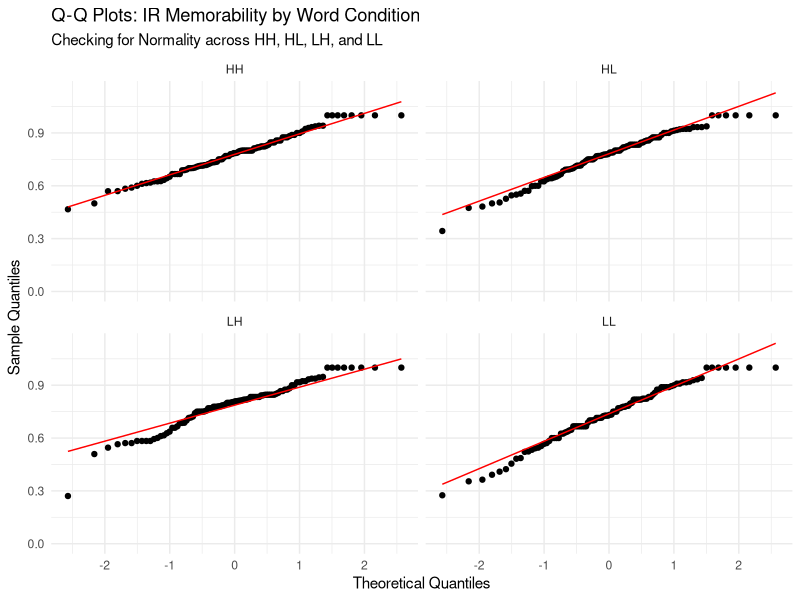
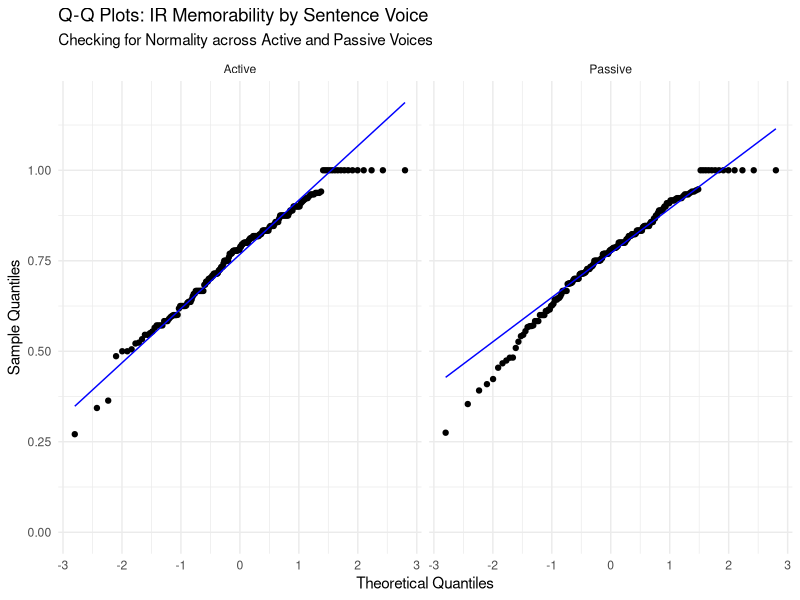
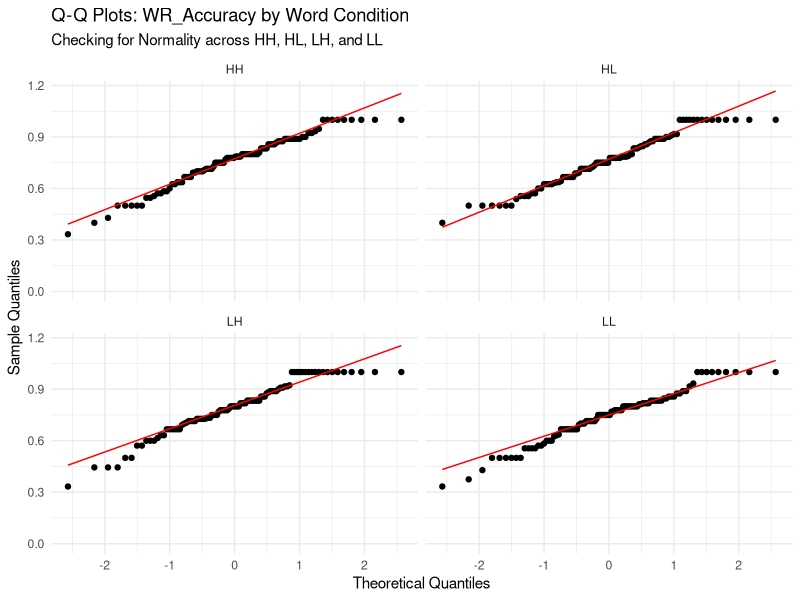
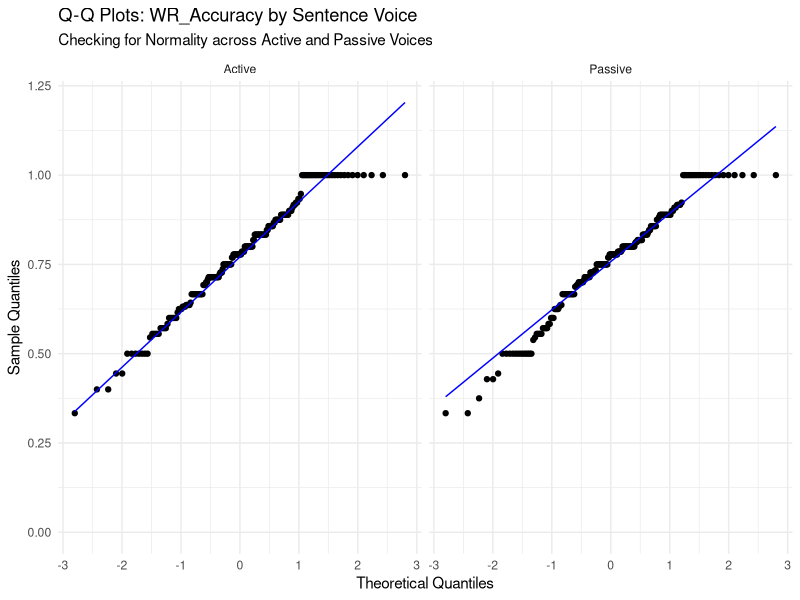
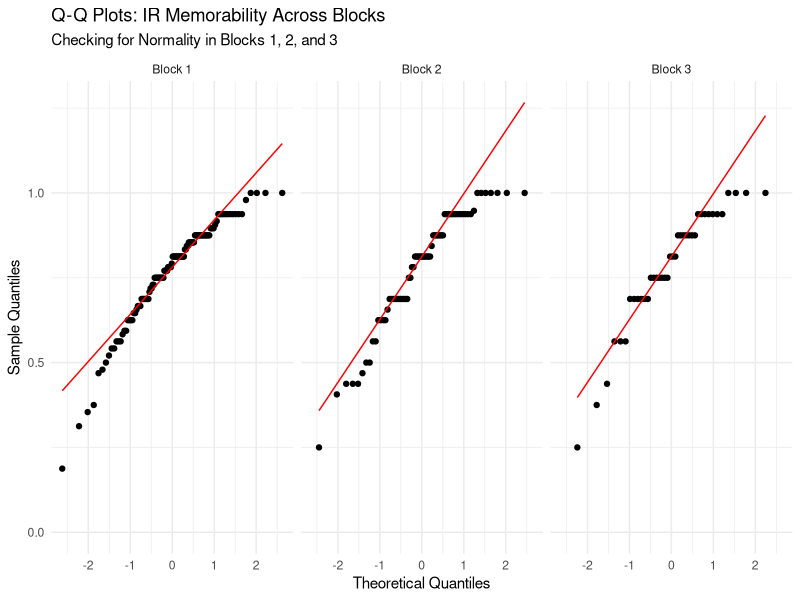
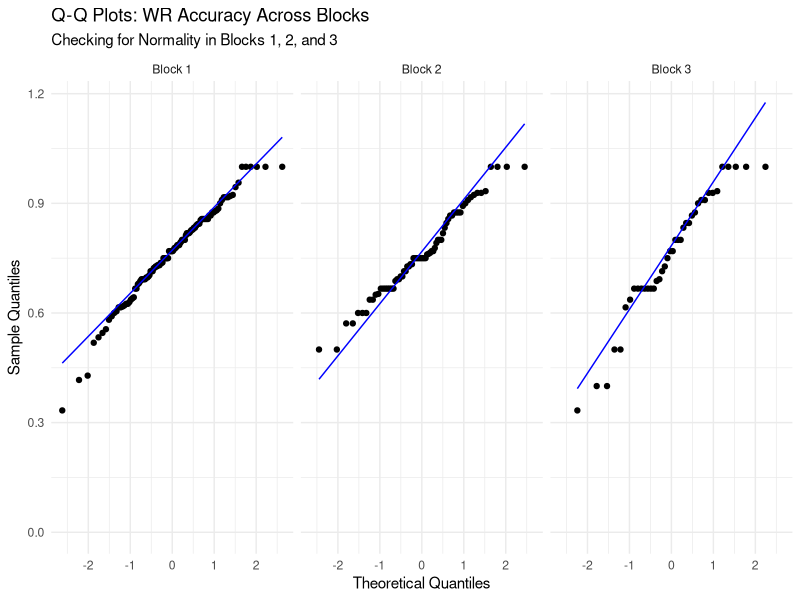
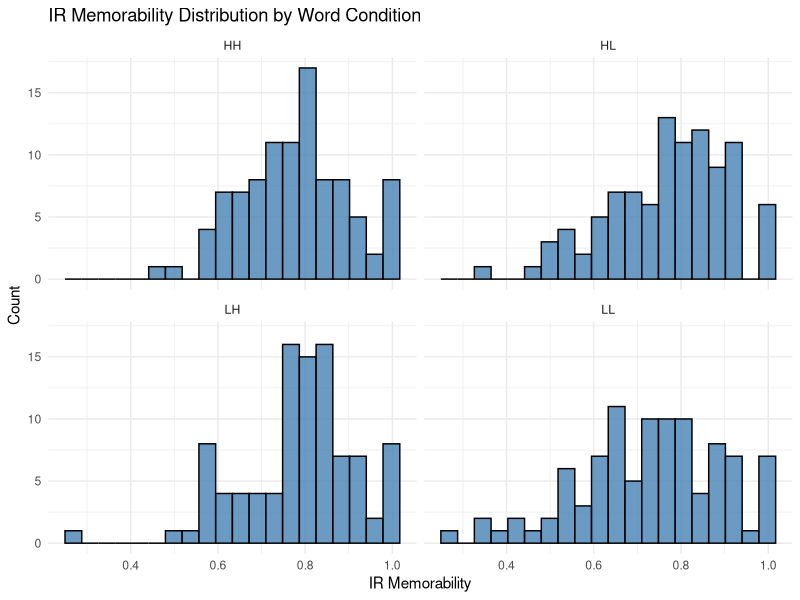
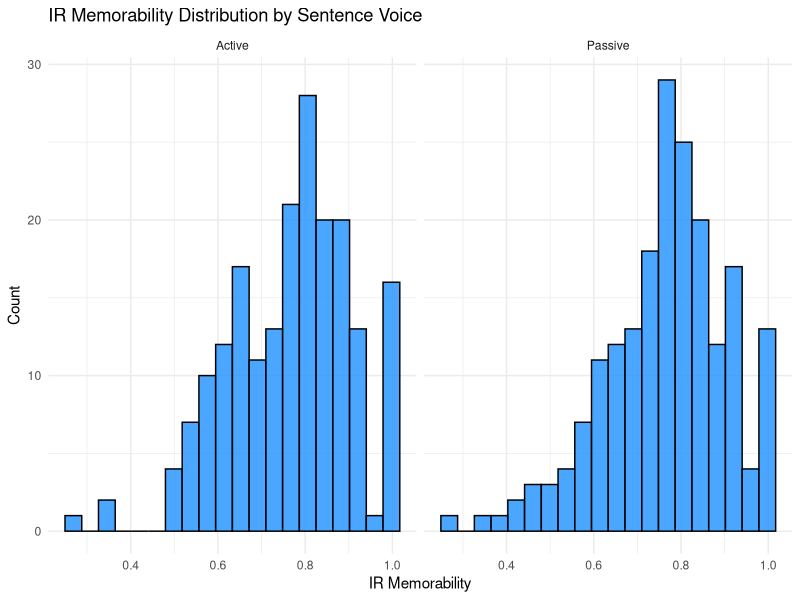

Generate these figures, in order, with R:
## ---- chunk 1
library(tidyverse)
library(stringr)
## ---- chunk 2
raw_dataset <- read_csv(
  "sentence_memorability_data.csv",
  na = c("", "NA", "N/A"),
  show_col_types = FALSE
)

aggregated_matrix <- raw_dataset %>%
  filter(isTarget == TRUE) %>%
  arrange(participant_ID, Stimulus, Timestamp) %>%
  mutate(
    # mapping conditions
    Word_Condition = case_when(
  str_detect(Stimulus, "^HH_")  ~ "HH",
  str_detect(Stimulus, "^HVL_") ~ "HL",
  str_detect(Stimulus, "^LVH_") ~ "LH",
  str_detect(Stimulus, "^LVL_") ~ "LL"
),
    Word_Condition = factor(Word_Condition, levels = c("HH","HL","LH","LL")),

    Sentence_Voice = case_when(
      str_detect(Stimulus, "_A$") ~ "Active",
      str_detect(Stimulus, "_P$") ~ "Passive",
      TRUE ~ NA_character_
    ),
    Sentence_Voice = factor(Sentence_Voice, levels = c("Active", "Passive")),

    Accuracy.IR = suppressWarnings(as.numeric(Accuracy.IR)),
    Accuracy.WR = suppressWarnings(as.numeric(Accuracy.WR)),

    # store previous IR result
    prev_IR = lag(Accuracy.IR)
  ) %>%
  group_by(Stimulus, Word_Condition, Sentence_Voice) %>%
  summarise(

    # IR components
    Total_Repeats = sum(isRepeat == TRUE & Event == "Sentence shown", na.rm = TRUE),
    Total_Denom = sum(is.na(isRepeat) & Event == "Sentence shown"),
    Hits = sum(Event == "IR pressed" & isRepeat == TRUE & Accuracy.IR == 1, na.rm = TRUE),
    False_Alarms = sum(Event == "IR pressed" & is.na(isRepeat), na.rm = TRUE),

    # IR metrics
    Hit_Rate = if_else(Total_Repeats > 0, Hits / Total_Repeats, 0),
    False_Alarm_Rate = if_else(Total_Denom > 0, False_Alarms / Total_Denom, 0),
    IR_Memorability = Hit_Rate - False_Alarm_Rate,

    # WR components (after correct IR)
    WR_correct = sum(Event == "WR pressed" & Accuracy.WR == 1 & prev_IR == 1, na.rm = TRUE),
    WR_total   = sum(Event == "WR pressed" & prev_IR == 1, na.rm = TRUE),

    # WR metric
    WR_Accuracy = if_else(WR_total > 0, WR_correct / WR_total, 0),

    .groups = "drop"
  ) %>%
  mutate(WR_Accuracy = replace_na(WR_Accuracy, 0))
## ---- chunk 3
# 1. Assign Block Numbers using 5-minute gaps
time_blocked_data <- raw_dataset %>%
  # 1. Sort the data chronologically per participant
  arrange(participant_ID, Timestamp) %>%
  group_by(participant_ID) %>%
  mutate(
    # Make sure Timestamp is numeric (sometimes CSVs read them as text)
    Timestamp_num = as.numeric(Timestamp),
    
    # 2. Calculate the gap between the current row and the previous row
    # (default = first(Timestamp_num) prevents NA on the very first row)
    time_diff_ms = Timestamp_num - lag(Timestamp_num, default = first(Timestamp_num)),
    
    # 3. Check if the gap is greater than 300,000 ms (5 minutes)
    is_new_block = time_diff_ms > 60000,
    
    # 4. cumsum() counts how many times the 5-min gap happened.
    # Adding 1 ensures the first chunk starts at Block 1 instead of 0.
    Block_Number = cumsum(is_new_block) + 1,
    
    # Your existing formatting logic
    Accuracy.IR = suppressWarnings(as.numeric(Accuracy.IR)),
    Accuracy.WR = suppressWarnings(as.numeric(Accuracy.WR)),
    prev_IR = lag(Accuracy.IR)
  ) %>%
  ungroup() %>%
  # Filter to just your target trials AFTER assigning the blocks
  filter(isTarget == TRUE)

# 2. Aggregate scores per Participant AND Block
blocked_aggregated <- time_blocked_data %>%
  group_by(participant_ID, Block_Number) %>%
  summarise(
    # IR components
    Total_Repeats = sum(isRepeat == TRUE & Event == "Sentence shown", na.rm = TRUE),
    Total_Denom = sum(is.na(isRepeat) & Event == "Sentence shown", na.rm = TRUE),
    Hits = sum(Event == "IR pressed" & isRepeat == TRUE & Accuracy.IR == 1, na.rm = TRUE),
    False_Alarms = sum(Event == "IR pressed" & is.na(isRepeat), na.rm = TRUE),
    
    # IR metrics
    Hit_Rate = if_else(Total_Repeats > 0, Hits / Total_Repeats, 0),
    False_Alarm_Rate = if_else(Total_Denom > 0, False_Alarms / Total_Denom, 0),
    IR_Memorability = Hit_Rate - False_Alarm_Rate,
    
    # WR components
    WR_correct = sum(Event == "WR pressed" & Accuracy.WR == 1 & prev_IR == 1, na.rm = TRUE),
    WR_total   = sum(Event == "WR pressed" & prev_IR == 1, na.rm = TRUE),
    
    # WR metric
    WR_Accuracy = if_else(WR_total > 0, WR_correct / WR_total, 0),
    .groups = "drop"
  ) %>%
  # Ensure the Block_Number is a categorical factor for plotting/testing
  # (If some participants had more than 3 blocks due to pausing, you can filter them here)
  filter(Block_Number %in% c(1, 2, 3)) %>%
  mutate(Block_Number = factor(Block_Number, levels = c(1, 2, 3), labels = c("Block 1", "Block 2", "Block 3")))
## ---- chunk 4
# Testing for Normality
# QQ Plots
library(ggplot2)

ggplot(aggregated_matrix, aes(sample = IR_Memorability)) +
  stat_qq() + 
  stat_qq_line(color = "red") +
  facet_wrap(~ Word_Condition, ncol = 2) + # This creates the 4-plot grid
  scale_y_continuous(limits = c(0, NA)) +
  labs(title = "Q-Q Plots: IR Memorability by Word Condition",
       subtitle = "Checking for Normality across HH, HL, LH, and LL",
       x = "Theoretical Quantiles",
       y = "Sample Quantiles") +
  theme_minimal()

ggplot(aggregated_matrix, aes(sample = IR_Memorability)) +
  stat_qq() + 
  stat_qq_line(color = "blue") + # Using blue to distinguish from the Word Condition plots
  facet_wrap(~ Sentence_Voice, ncol = 2) + 
  scale_y_continuous(limits = c(0, NA)) +
  labs(title = "Q-Q Plots: IR Memorability by Sentence Voice",
       subtitle = "Checking for Normality across Active and Passive Voices",
       x = "Theoretical Quantiles",
       y = "Sample Quantiles") +
  theme_minimal()

ggplot(aggregated_matrix, aes(sample = WR_Accuracy)) +
  stat_qq() + 
  stat_qq_line(color = "red") +
  facet_wrap(~ Word_Condition, ncol = 2) + # This creates the 4-plot grid
  scale_y_continuous(limits = c(0, NA)) +
  labs(title = "Q-Q Plots: WR_Accuracy by Word Condition",
       subtitle = "Checking for Normality across HH, HL, LH, and LL",
       x = "Theoretical Quantiles",
       y = "Sample Quantiles") +
  theme_minimal()

ggplot(aggregated_matrix, aes(sample = WR_Accuracy)) +
  stat_qq() + 
  stat_qq_line(color = "blue") + # Using blue to distinguish from the Word Condition plots
  facet_wrap(~ Sentence_Voice, ncol = 2) + 
  scale_y_continuous(limits = c(0, NA)) +
  labs(title = "Q-Q Plots: WR_Accuracy by Sentence Voice",
       subtitle = "Checking for Normality across Active and Passive Voices",
       x = "Theoretical Quantiles",
       y = "Sample Quantiles") +
  theme_minimal()

library(ggplot2)

# Q-Q Plot for IR Memorability by Block
ggplot(blocked_aggregated, aes(sample = IR_Memorability)) +
  stat_qq() + 
  stat_qq_line(color = "red") +
  facet_wrap(~ Block_Number, ncol = 3) +
  scale_y_continuous(limits = c(0, NA)) +
  labs(title = "Q-Q Plots: IR Memorability Across Blocks",
       subtitle = "Checking for Normality in Blocks 1, 2, and 3",
       x = "Theoretical Quantiles",
       y = "Sample Quantiles") +
  theme_minimal()

# Q-Q Plot for WR Accuracy by Block
ggplot(blocked_aggregated, aes(sample = WR_Accuracy)) +
  stat_qq() + 
  stat_qq_line(color = "blue") +
  facet_wrap(~ Block_Number, ncol = 3) +
  scale_y_continuous(limits = c(0, NA)) +
  labs(title = "Q-Q Plots: WR Accuracy Across Blocks",
       subtitle = "Checking for Normality in Blocks 1, 2, and 3",
       x = "Theoretical Quantiles",
       y = "Sample Quantiles") +
  theme_minimal()

# Anderson Darling
library(nortest)

aggregated_matrix %>%
  group_by(Word_Condition) %>%
  summarise(
    AD_Stat = ad.test(IR_Memorability)$statistic,
    p_value = ad.test(IR_Memorability)$p.value
  )

aggregated_matrix %>%
  group_by(Sentence_Voice) %>%
  summarise(
    AD_Stat = ad.test(IR_Memorability)$statistic,
    p_value = ad.test(IR_Memorability)$p.value
  )

aggregated_matrix %>%
  group_by(Word_Condition) %>%
  summarise(
    AD_Stat = ad.test(WR_Accuracy)$statistic,
    p_value = ad.test(WR_Accuracy)$p.value
  )

aggregated_matrix %>%
  group_by(Sentence_Voice) %>%
  summarise(
    AD_Stat = ad.test(WR_Accuracy)$statistic,
    p_value = ad.test(WR_Accuracy)$p.value
  )

ir_normality_blocks <- blocked_aggregated %>%
  group_by(Block_Number) %>%
  summarise(
    AD_Stat = ad.test(IR_Memorability)$statistic,
    p_value = ad.test(IR_Memorability)$p.value
  )

wr_normality_blocks <- blocked_aggregated %>%
  group_by(Block_Number) %>%
  summarise(
    AD_Stat = ad.test(WR_Accuracy)$statistic,
    p_value = ad.test(WR_Accuracy)$p.value
  )
## ---- chunk 5
# Graph 1: Histogram of IR Memorability Scores
ggplot(aggregated_matrix, aes(x = IR_Memorability)) +
  geom_histogram(bins = 20, fill = "steelblue", color = "black", alpha = 0.8) +
  facet_wrap(~ Word_Condition, ncol = 2) +
  labs(
    title = "IR Memorability Distribution by Word Condition",
    x = "IR Memorability",
    y = "Count"
  ) +
  scale_y_continuous(limits = c(0, NA)) +
  theme_minimal()

ggplot(aggregated_matrix, aes(x = IR_Memorability)) +
  geom_histogram(bins = 20, fill = "dodgerblue", color = "black", alpha = 0.8) +
  facet_wrap(~ Sentence_Voice, ncol = 2) +
  labs(
    title = "IR Memorability Distribution by Sentence Voice",
    x = "IR Memorability",
    y = "Count"
  ) +
  scale_y_continuous(limits = c(0, NA)) +
  theme_minimal()

# Graph 2: Histogram of WR Accuracy Scores
ggplot(aggregated_matrix, aes(x = WR_Accuracy)) +
  geom_histogram(bins = 20, fill = "seagreen", color = "black", alpha = 0.8) +
  facet_wrap(~ Word_Condition, ncol = 2) +
  labs(
    title = "WR Accuracy Distribution by Word Condition",
    x = "WR Accuracy",
    y = "Count"
  ) +
  scale_y_continuous(limits = c(0, NA)) +
  theme_minimal()

ggplot(aggregated_matrix, aes(x = WR_Accuracy)) +
  geom_histogram(bins = 20, fill = "mediumseagreen", color = "black", alpha = 0.8) +
  facet_wrap(~ Sentence_Voice, ncol = 2) +
  labs(
    title = "WR Accuracy Distribution by Sentence Voice",
    x = "WR Accuracy",
    y = "Count"
  ) +
  scale_y_continuous(limits = c(0, NA)) +
  theme_minimal()

## ---- chunk 6
# Graph 3 (H1a): Violin & Boxplot for IR by Word Condition
ggplot(aggregated_matrix, aes(x = Word_Condition, y = IR_Memorability, fill = Word_Condition)) +
  geom_violin(trim = FALSE, alpha = 0.5) +
  geom_boxplot(width = 0.2, outlier.shape = NA, alpha = 0.8) +
  scale_y_continuous(limits = c(0, NA)) +
  labs(title = "H1a: IR Memorability by Word Condition", x = "Condition", y = "IR Memorability") +
  theme_minimal() + theme(legend.position = "none")

# Graph 4 (H1b): Violin & Boxplot for WR by Word Condition
ggplot(aggregated_matrix, aes(x = Word_Condition, y = WR_Accuracy, fill = Word_Condition)) +
  geom_violin(trim = FALSE, alpha = 0.5) +
  geom_boxplot(width = 0.2, outlier.shape = NA, alpha = 0.8) +
  scale_y_continuous(limits = c(0, NA)) +
  labs(title = "H1b: WR Accuracy by Word Condition", x = "Condition", y = "WR Accuracy") +
  theme_minimal() + theme(legend.position = "none")
## ---- chunk 7
# Graph 5 (H2a): Violin & Boxplot for IR by Voice
ggplot(aggregated_matrix %>% drop_na(Sentence_Voice), aes(x = Sentence_Voice, y = IR_Memorability, fill = Sentence_Voice)) +
  geom_violin(trim = FALSE, alpha = 0.5) +
  geom_boxplot(width = 0.2, outlier.shape = NA, alpha = 0.8) +
  scale_y_continuous(limits = c(0, NA)) +
  labs(title = "H2a: IR Memorability by Sentence Voice", x = "Voice", y = "IR Memorability") +
  theme_minimal() + theme(legend.position = "none")

# Graph 6 (H2b): Violin & Boxplot for WR by Voice
ggplot(aggregated_matrix %>% drop_na(Sentence_Voice), aes(x = Sentence_Voice, y = WR_Accuracy, fill = Sentence_Voice)) +
  geom_violin(trim = FALSE, alpha = 0.5) +
  geom_boxplot(width = 0.2, outlier.shape = NA, alpha = 0.8) +
  scale_y_continuous(limits = c(0, NA)) +
  labs(title = "H2b: WR Accuracy by Sentence Voice", x = "Voice", y = "WR Accuracy") +
  theme_minimal() + theme(legend.position = "none")
## ---- chunk 8
interaction_data <- aggregated_matrix %>%
  drop_na(Word_Condition, Sentence_Voice) %>%
  group_by(Word_Condition, Sentence_Voice) %>%
  summarise(
    Mean_IR = mean(IR_Memorability, na.rm = TRUE),
    Mean_WR = mean(WR_Accuracy, na.rm = TRUE),
    .groups = 'drop'
  )

# Graph 7 (H3a): Interaction Plot for IR
ggplot(interaction_data, aes(x = Word_Condition, y = Mean_IR, color = Sentence_Voice, group = Sentence_Voice)) +
  geom_line(linewidth = 1) + geom_point(size = 3) +
  scale_y_continuous(limits = c(0, NA)) +
  labs(title = "H3a: Interaction of Word Condition and Voice (IR)", x = "Word Condition", y = "Mean IR Memorability", color = "Voice") +
  theme_minimal()

# Graph 8 (H3b): Interaction Plot for WR 
ggplot(interaction_data, aes(x = Word_Condition, y = Mean_WR, color = Sentence_Voice, group = Sentence_Voice)) +
  geom_line(linewidth = 1) + geom_point(size = 3) +
  scale_y_continuous(limits = c(0, NA)) +
  labs(title = "H3b: Interaction of Word Condition and Voice (WR)", x = "Word Condition", y = "Mean WR Accuracy", color = "Voice") +
  theme_minimal()
## ---- chunk 9
# Graph H8a: Violin & Boxplot for IR Memorability across Blocks
ggplot(blocked_aggregated, aes(x = Block_Number, y = IR_Memorability, fill = Block_Number)) +
  geom_violin(trim = FALSE, alpha = 0.5) +
  geom_boxplot(width = 0.2, outlier.shape = NA, alpha = 0.8) +
  scale_y_continuous(limits = c(0, NA)) +
  labs(title = "H8a: IR Memorability Across Experiment Blocks", 
       x = "Experiment Phase", 
       y = "IR Memorability Score") +
  theme_minimal() + 
  theme(legend.position = "none")

# Graph H8b: Violin & Boxplot for WR Accuracy across Blocks
ggplot(blocked_aggregated, aes(x = Block_Number, y = WR_Accuracy, fill = Block_Number)) +
  geom_violin(trim = FALSE, alpha = 0.5) +
  geom_boxplot(width = 0.2, outlier.shape = NA, alpha = 0.8) +
  scale_y_continuous(limits = c(0, 1.05)) +  # Cap at 1.05 so the 1.0 ceiling is visible
  labs(title = "H8b: WR Accuracy Across Experiment Blocks", 
       x = "Experiment Phase", 
       y = "WR Accuracy") +
  theme_minimal() + 
  theme(legend.position = "none")

# Kruskal-Wallis Test for IR Memorability
kw_ir_block <- kruskal.test(IR_Memorability ~ Block_Number, data = blocked_aggregated)
print(kw_ir_block)

# Kruskal-Wallis Test for WR Accuracy
kw_wr_block <- kruskal.test(WR_Accuracy ~ Block_Number, data = blocked_aggregated)
print(kw_wr_block)
## ---- chunk 10
aggregated_scaled <- aggregated_matrix %>%
  mutate(
    IR_scaled = as.numeric(scale(IR_Memorability)),
    WR_scaled = as.numeric(scale(WR_Accuracy))
  )

# Calculate average scaled IR and WR scores and their standard errors for each word condition
effect_data <- aggregated_scaled %>%
  drop_na(Word_Condition, Sentence_Voice) %>%
  group_by(Word_Condition) %>%
  summarise(
    IR_mean = mean(IR_scaled, na.rm=TRUE),
    IR_se = sd(IR_scaled, na.rm=TRUE)/sqrt(n()),
    WR_mean = mean(WR_scaled, na.rm=TRUE),
    WR_se = sd(WR_scaled, na.rm=TRUE)/sqrt(n()),
    .groups="drop"
  )

# Graph 9 (H4): Word Memorability effects on IR vs WR
effect_data_long <- effect_data %>%
  pivot_longer(cols = c(IR_mean, WR_mean), names_to = "Metric", values_to = "Mean") %>%
  mutate(SE = ifelse(Metric == "IR_mean", IR_se, WR_se))

ggplot(effect_data_long, aes(x = Word_Condition, y = Mean, fill = Metric)) +
  geom_bar(stat = "identity", position = position_dodge()) +
  geom_errorbar(aes(ymin = Mean - SE, ymax = Mean + SE), width = 0.2, position = position_dodge(0.9)) +
  labs(title = "H4: Word Memorability Effect Magnitude (IR vs WR)", x = "Word Condition", y = "Score Magnitude") +
  scale_fill_manual(values = c("steelblue", "seagreen"), labels = c("IR Memorability", "WR Accuracy")) +
  theme_minimal()

# Graph 10 (H5): Sentence Voice effects on IR vs WR
voice_effect <- aggregated_scaled %>%
  drop_na(Sentence_Voice) %>%
  group_by(Sentence_Voice) %>%
  summarise(
    IR_mean = mean(IR_scaled, na.rm=TRUE),
    IR_se = sd(IR_scaled, na.rm=TRUE)/sqrt(n()),
    WR_mean = mean(WR_scaled, na.rm=TRUE),
    WR_se = sd(WR_scaled, na.rm=TRUE)/sqrt(n()),
    .groups="drop"
  ) %>%
  pivot_longer(cols = c(IR_mean, WR_mean), names_to = "Metric", values_to = "Mean") %>%
  mutate(SE = ifelse(Metric == "IR_mean", IR_se, WR_se))

ggplot(voice_effect, aes(x = Sentence_Voice, y = Mean, fill = Metric)) +
  geom_bar(stat = "identity", position = position_dodge()) +
  geom_errorbar(aes(ymin = Mean - SE, ymax = Mean + SE), width = 0.2, position = position_dodge(0.9)) +
  labs(title = "H5: Sentence Voice Effect Magnitude (IR vs WR)", x = "Sentence Voice", y = "Score Magnitude") +
  scale_fill_manual(values = c("steelblue", "seagreen"), labels = c("IR Memorability", "WR Accuracy")) +
  theme_minimal()
## ---- chunk 11
# Descriptive stats by Word Condition
desc_word <- aggregated_matrix %>%
  drop_na(Word_Condition) %>%
  group_by(Word_Condition) %>%
  summarise(
    IR_mean = mean(IR_Memorability, na.rm = TRUE),
    IR_sd = sd(IR_Memorability, na.rm = TRUE),
    IR_median = median(IR_Memorability, na.rm = TRUE),

    WR_mean = mean(WR_Accuracy, na.rm = TRUE),
    WR_sd = sd(WR_Accuracy, na.rm = TRUE),
    WR_median = median(WR_Accuracy, na.rm = TRUE),

    n = n(),
    .groups = "drop"
  )

print(desc_word)
## ---- chunk 12
# Descriptive stats by Sentence Voice
desc_voice <- aggregated_matrix %>%
  drop_na(Sentence_Voice) %>%
  group_by(Sentence_Voice) %>%
  summarise(
    IR_mean = mean(IR_Memorability, na.rm = TRUE),
    IR_sd = sd(IR_Memorability, na.rm = TRUE),
    IR_median = median(IR_Memorability, na.rm = TRUE),

    WR_mean = mean(WR_Accuracy, na.rm = TRUE),
    WR_sd = sd(WR_Accuracy, na.rm = TRUE),
    WR_median = median(WR_Accuracy, na.rm = TRUE),

    n = n(),
    .groups = "drop"
  )

print(desc_voice)
## ---- chunk 13
kruskal_ir_word <- kruskal.test(IR_Memorability ~ Word_Condition, data = aggregated_matrix)
print(kruskal_ir_word)
## ---- chunk 14
kruskal_wr_word <- kruskal.test(WR_Accuracy ~ Word_Condition, data = aggregated_matrix)
print(kruskal_wr_word)
## ---- chunk 15
mw_ir_voice <- wilcox.test(
  IR_Memorability ~ Sentence_Voice,
  data = aggregated_matrix,
  exact = FALSE
)

print(mw_ir_voice)
## ---- chunk 16
mw_wr_voice <- wilcox.test(
  WR_Accuracy ~ Sentence_Voice,
  data = aggregated_matrix,
  exact = FALSE
)

print(mw_wr_voice)
## ---- chunk 17
# Create categorical correctness variables
processed_trials <- raw_dataset %>%
  filter(isTarget == TRUE) %>%
  arrange(participant_ID, Stimulus, Timestamp) %>%
  group_by(participant_ID, Stimulus) %>%
  mutate(
    Word_Condition = case_when(
      str_detect(Stimulus, "^HH_")  ~ "HH",
      str_detect(Stimulus, "^HVL_") ~ "HL",
      str_detect(Stimulus, "^LVH_") ~ "LH",
      str_detect(Stimulus, "^LVL_") ~ "LL"
    ),
    Word_Condition = factor(Word_Condition, levels = c("HH", "HL", "LH", "LL")),

    Sentence_Voice = case_when(
      str_detect(Stimulus, "_A$") ~ "Active",
      str_detect(Stimulus, "_P$") ~ "Passive",
      TRUE ~ NA_character_
    ),
    Sentence_Voice = factor(Sentence_Voice, levels = c("Active", "Passive")),

    Accuracy.IR = suppressWarnings(as.numeric(Accuracy.IR)),
    Accuracy.WR = suppressWarnings(as.numeric(Accuracy.WR)),
    prev_IR = lag(Accuracy.IR)
  ) %>%
  ungroup()

ir_data <- processed_trials %>%
  filter(Event == "IR pressed") %>%
  mutate(
    IR_Result = case_when(
      isRepeat == TRUE & Accuracy.IR == 1 ~ "Correct",
      is.na(isRepeat) ~ "Incorrect",
      TRUE ~ NA_character_
    )
  ) %>%
  filter(!is.na(IR_Result))

wr_data <- processed_trials %>%
  filter(Event == "WR pressed", prev_IR == 1) %>%
  mutate(
    WR_Result = case_when(
      Accuracy.WR == 1 ~ "Correct",
      Accuracy.WR == 0 ~ "Incorrect",
      TRUE ~ NA_character_
    )
  ) %>%
  filter(!is.na(WR_Result))



ir_word_table <- table(ir_data$Word_Condition, ir_data$IR_Result)
fisher_ir_word <- fisher.test(ir_word_table)
print(fisher_ir_word)

wr_word_table <- table(wr_data$Word_Condition, wr_data$WR_Result)
fisher_wr_word <- fisher.test(wr_word_table)
print(fisher_wr_word)

ir_voice_table <- table(ir_data$Sentence_Voice, ir_data$IR_Result)
fisher_ir_voice <- fisher.test(ir_voice_table)
print(fisher_ir_voice)

wr_voice_table <- table(wr_data$Sentence_Voice, wr_data$WR_Result)
fisher_wr_voice <- fisher.test(wr_voice_table)
print(fisher_wr_voice)
## ---- chunk 18
# Create categorical correctness variables

ir_word_table <- table(ir_data$Word_Condition, ir_data$IR_Result)
chisq_ir_word <- chisq.test(ir_word_table)
print(chisq_ir_word)

wr_word_table <- table(wr_data$Word_Condition, wr_data$WR_Result)
chisq_wr_word <- chisq.test(wr_word_table)
print(chisq_wr_word)

ir_voice_table <- table(ir_data$Sentence_Voice, ir_data$IR_Result)
chisq_ir_voice <- chisq.test(ir_voice_table)
print(chisq_ir_voice)

wr_voice_table <- table(wr_data$Sentence_Voice, wr_data$WR_Result)
chisq_wr_voice <- chisq.test(wr_voice_table)
print(chisq_wr_voice)
## ---- chunk 19
ir_wr_counts <- raw_dataset %>%
  arrange(participant_ID, Stimulus, Timestamp) %>%
  group_by(participant_ID) %>%  
  mutate(
    Accuracy.IR = suppressWarnings(as.numeric(Accuracy.IR)),
    Accuracy.WR = suppressWarnings(as.numeric(Accuracy.WR)),
    prev_IR = lag(Accuracy.IR)
  ) %>%
  ungroup() %>%
  summarise(
    IR_Total = sum(Event == "IR pressed", na.rm = TRUE),
    IR_Correct = sum(Event == "IR pressed" & Accuracy.IR == 1 & isRepeat==TRUE, na.rm = TRUE),
    IR_Incorrect = sum(Event == "IR pressed" & Accuracy.IR == 0, na.rm = TRUE),

    WR_Total = sum(Event == "WR pressed" & prev_IR == 1, na.rm = TRUE),
    WR_Correct = sum(Event == "WR pressed" & Accuracy.WR == 1 & prev_IR == 1, na.rm = TRUE),
    WR_Incorrect = sum(Event == "WR pressed" & Accuracy.WR == 0 & prev_IR == 1, na.rm = TRUE)
  )

print(ir_wr_counts)
